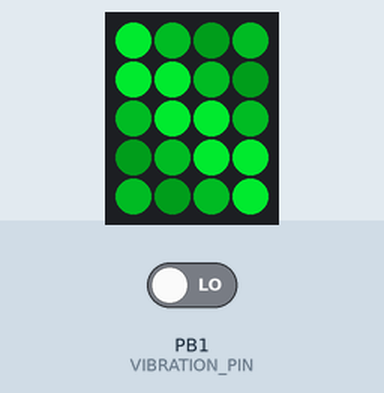
This sketch was run on a simulated ATtiny85, built with avr-gcc and run on an emulated ATtiny85. Shown: 4×5 RGB LED matrix (first LED top left, wired row by row). Inputs (shaded band) come from the test bench; at power-on: PB1 (VIBRATION_PIN) LOW. Dim RGB values are drawn brighter than linear; random numbers use the default seed unless the sketch sets one.

Above: at 0.38 s.
At 5.25 s:
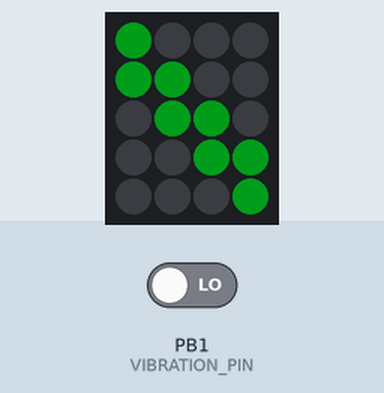
At 10.14 s:
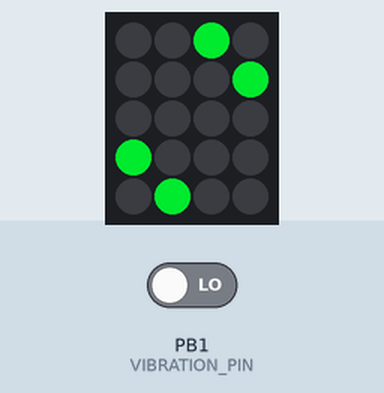
At 30.15 s:
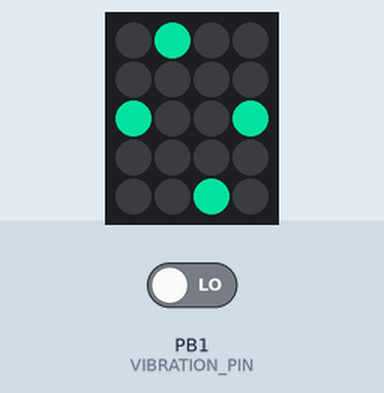
At 35.13 s:
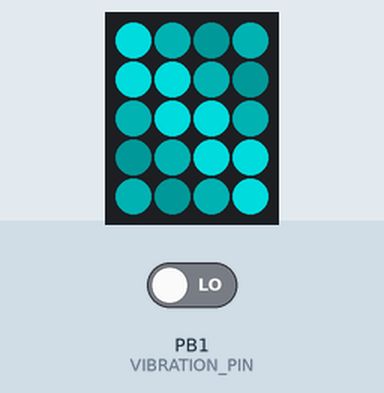
At 39.9 s:
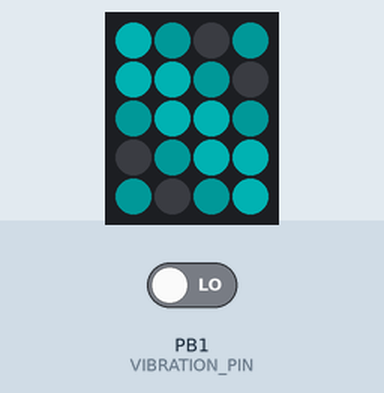

The sketch:

neo_zipper.ino
```cpp
// (licence header left out)
#include <Adafruit_NeoPixel.h>
#include "neo_zipper.h"
// ---------------- set up NeoPixels ---------------
// Parameter 1 = number of pixels in strip
// Parameter 2 = pin number (most are valid)
// Parameter 3 = pixel type flags, add together as needed:
//   NEO_KHZ800  800 KHz bitstream (most NeoPixel products w/WS2812 LEDs)
//   NEO_KHZ400  400 KHz (classic 'v1' (not v2) FLORA pixels, WS2811 drivers)
//   NEO_GRB     Pixels are wired for GRB bitstream (most NeoPixel products)
//   NEO_RGB     Pixels are wired for RGB bitstream (v1 FLORA pixels, not v2)

//Adafruit_NeoPixel pixels = Adafruit_NeoPixel(32, NEOPIXEL_PIN, NEO_GRB + NEO_KHZ800 );
Adafruit_NeoPixel pixels = Adafruit_NeoPixel(MAX_PIXELS , NEOPIXEL_PIN, NEO_GRB + NEO_KHZ800);

#define ANIM_DURATION 10000 // 8 seconds on each effect

// Global reusable variables so we don't allocate inside functions and loops
long rgb[3]; // generic RGB values - long so we can calculate and scale
uint8_t  i; // generic index
uint32_t this_color = 0; // temporary color "register" so we can reuse the RAM
uint8_t  ring_pos = 8; // position on the ring (usually just one eye)

uint8_t  mode   = 0, // Current animation effect
// "left" is closest to cpu
         leftOff = 7, // Position of spinny eyes
         rightOff = 2;
boolean auto_advance =  true;
uint8_t animation_pool[] {
  TEST_ROW_ANIM,
  CENTER_OUT_ANIM,
  SPARKS_ANIM,
 //BARBER_POLE_ANIM,
// FLASH_ANIM,
 //LARSON_SCANNER_ANIM,
// SOLID_ANIM,
// ARROW_LEFT_ANIM,
 //ARROW_RIGHT_ANIM,


};
// Color and animation stuff:
uint8_t current_animation = SPARKS_ANIM;
uint32_t animation_frame = 0;
uint32_t animation_color  = 0xFF0000; // Start red
uint32_t palette[2][FADE_LENGTH + 1]; // array of color for animations (fades)

boolean pixels_dirty =  true;
uint8_t color_wheel_position = 0;

uint8_t panel_coords2pixel[] {
  0,1,2,3,4,
  9,8,7,6,5,
  10,11,12,13,14,
  19,18,17,16,15
};

#ifdef BUTTON_PIN
// momentary switch:
uint8_t seen_button_up = 1; //1:button has been up, 0 waiting for up
uint8_t hardware_button_state = 0;
uint8_t prev_button_state = 0xFF;
boolean button_seen_up = false;
unsigned long button_state_start_time = 0;
#endif
#define bounce_window 12 //  milliseconds to count as stable


#define BUTTON_BOUNCE_TIME 30
uint32_t last_button_change = 0;
boolean current_button_state = false;

// vibration sensor shake trigger:
boolean shaking = false;
boolean new_shake = false;
uint32_t shaking_latch_release = 0;
#define SHAKING_LATCH_DURATION 1500

uint32_t rez_range = 256*3;
uint8_t testpos = 0;
uint32_t nextModeChange = 0;
int32_t hires_pos = 0, // 256x actual pos so we can fake floats
  inertia = 0,
  moment =0,
  spring_force = 0;


#define system_size 8*256
#define scale2pixel 256
#define friction  230 // 90% of 256 = 10% drag
#define spring_constant 92 // 36% of 256
#define denom 256 // binary fraction time!
#

void setup() {
  SetHWPins(); // set pin modes (needed for trinket)
#ifdef PRDBG
	Serial.begin(9600);
#endif
  //delay(200);
  dprintln("START");
  // set up neopixel ring:
  pixels.begin();
  pixels.setBrightness(200); // was 80


}

void loop() {
  unsigned long now = millis();

  if((now > nextModeChange) ) {      // Every 8 seconds... change modes
    mode++;                        // Next mode
    if(mode >= sizeof( animation_pool)) { mode = 0;} // End of available animations?
    if (auto_advance) {
      NextColor(); // advence to next color in wheel
    }
    nextModeChange = now + ANIM_DURATION;
    dprint("new mode: ");
    dprintln(mode);
    StartAnimation(animation_pool[mode]);
  }
    UpdateAnimation();
}

// Replace regular delay() with something that can run background process
void BackgroundDelay(unsigned long delay_milliseconds){
    unsigned long now = millis();
    while ((now + delay_milliseconds) > millis()){
      UpdateButtonState(); // updates all inputs
      /*
      if (GetShakeState()) {
        nextModeChange = now + ANIM_DURATION;
        StartAnimation(GOOGLY_ANIM);
      //  break;
      }
*/
      if (GetButtonState()){
        /*
        SolidPanel(0x2222FF, true);
        delay(130);
        SolidPanel(0, true);
        */
       auto_advance = false; // if use sets color, lock it in
        NextColor();
        StartAnimation(animation_pool[mode]);

      //  nextModeChange = now; // immediately jump to next mode
      //  break;
      }
    }
}
```

animations.ino
```cpp
// (licence header left out)
/**
 * Begin an animation by calling StartAnimation()
 * Update display by calling UpdateAnimation()
 *
 * Animation IDs are defined in neo_goggles.h
 *
 * @param uint8_t which_animation ID of the animation
 */
void StartAnimation(uint8_t which_animation){
  // globals:
  // animation_frame
  // current_animation
  // pixels_dirty
  current_animation = which_animation;
  animation_frame = 0;
  pixels_dirty = true;
  dprint("StartAnimation:")
  dprintln(which_animation);

  switch (which_animation){
    case SPARKS_ANIM:
    case CENTER_OUT_ANIM:
      ClearPanel(false);
    break;

    case SOLID_ANIM:

    SolidPanel(FadedColor(0,0), true);
  }
  if (SOLID_ANIM == which_animation){


  }
}

/**
 * Background update function to draw
 * next frame of current animation
 */
void UpdateAnimation(){
// globals
// current_animation
// animation_frame
// animation_color

uint16_t frame_duration = 200;
uint8_t delta = 0;
switch(current_animation) {


 case SPARKS_ANIM: // Random sparks - just one LED on at a time
 // ======================================================
  i = random(MAX_PIXELS);

  pixels.setPixelColor(i, pixels.Color(RandomSteppedColor(), RandomSteppedColor(), RandomSteppedColor() ));
  pixels.show();
  BackgroundDelay(10);
  pixels.setPixelColor(i, 0);
  frame_duration = 5;
  pixels_dirty =  true;
  break;


case CENTER_OUT_ANIM:
  ClearPanel(false);
  dprintln(animation_frame);

  if ( 5 == animation_frame){
    frame_duration = 2000;
  } else {
    frame_duration = 100;
    switch (animation_frame){
      case 0:
        DrawPanelRow(2,0,0);
      break;

      case 1:
        DrawPanelRow(2,0,1);
        DrawPanelRow(1,0,0);
        DrawPanelRow(3,0,0);
      break;

      case 2:
        DrawPanelRow(2,0,2);
        DrawPanelRow(1,0,1);
        DrawPanelRow(3,0,1);
        DrawPanelRow(0,0,0);
        DrawPanelRow(4,0,0);
      break;

      case 3:
        DrawPanelRow(1,0,2);
        DrawPanelRow(3,0,2);
        DrawPanelRow(0,0,1);
        DrawPanelRow(4,0,1);
      break;

      case 4:
        DrawPanelRow(0,0,2);
        DrawPanelRow(4,0,2);
      break;
    } // switch animation_frame
  } // if last frame
  if ((++animation_frame)>4) {
    animation_frame = 0;
  }
  pixels_dirty =  true;

break;

case TEST_ROW_ANIM:


  ClearPanel(false);
  uint8_t current_row = animation_frame; // 0 - 9
  if (current_row >= PANEL_HEIGHT){
    current_row = (PANEL_HEIGHT*2-2)-current_row;
  }
  DrawPanelRow(current_row,0,0);

  frame_duration = 40;
  if ((++animation_frame)>(PANEL_HEIGHT*2-2)) {animation_frame = 0;}
      pixels_dirty =  true;
break;

/*
  case FLASH_ANIM:
  // blinky
    this_color = animation_color;
    if (1 == animation_frame){ this_color = 0; }

      for(i=0; i<16; i++) { //count around the ring of pixels
        pixels.setPixelColor( i, this_color); // First eye
        pixels.setPixelColor(16 + i  , this_color); //
      }

    if ((++animation_frame)>1) {animation_frame = 0;}
    frame_duration = 1000;
    pixels_dirty =  true;
  break;

*/

/*
  case GOOGLY_ANIM:
 // googly
 // ======================================================

  inertia = ((inertia -  (hires_pos /3 )) * friction) /denom;
 // inertia = moment;
  hires_pos = hires_pos + inertia;
  if (hires_pos >= system_size){
    // FlashRing();
    hires_pos = -(hires_pos - system_size);
    inertia = -inertia;
  } else if (hires_pos < (-system_size)) {
   //  FlashRing();
    hires_pos = system_size + hires_pos;
    inertia = -inertia;
  }
  // + 8  to rotate 0 to bottom
 ring_pos = NormalizeRingPos(8+ (hires_pos / scale2pixel));

  ClearPanel(false);
  for(i=0; i<RING_SIZE; i++) {
    this_color = 0;
    delta = RingDistance(ring_pos, i);
    if(delta <2 ){
      //  pixels.setPixelColor(    NormalizeRingPos(i+leftOff )  , this_color); // First eye
      //  pixels.setPixelColor( 16 +NormalizeRingPos(i+rightOff) , this_color); // Second eye (not flipped)
    // replace ^
        DrawRingPixel(i  , 1 + delta * 2 , false, 1, false);
    }
  }
  frame_duration = 24;
  pixels_dirty =  true;

  // if inertia settles to low level goose it. --todo
  // randomly add an impulse:
  if (random(60) == 1){
   inertia = inertia + random(800);

  }


  break;

*/

/*
    case LARSON_SCANNER_ANIM: // larson scanner:
// ======================================================
// actually, just a spinner in this version
    for(i=0; i<16; i++) {
    this_color = 0; // turn off non-selected pixels
    if(testpos == i) {this_color = 0xFFFF00;} // 4 pixels on...
    pixels.setPixelColor(  NormalizeRingPos(i+leftOff), this_color); // First eye
    pixels.setPixelColor(16 + NormalizeRingPos(i+rightOff)  , this_color); // Second eye (flipped)
  }
  testpos++;
  if (testpos>15){testpos=0;}
  BackgroundDelay(60);
  pixels.show();

  break;
*/


//  SolidPanel(FadedColor(0, 3), false);


//  DrawRingPixel(animation_frame  , 1 , true, 8, false);
  /*
  * @param uint8_t position which pixel to light up
  * @param palette_index index of this color in the palette
  * @param boolean reflection true = mirror to other eye. False copy to other eye
  * @param multiple how many times to draw (recommended values: 1, 2, 4, 8)
  * @param boolean true = alternat color with secondary palette
  * */
/*
  for(i=0; i<MAX_PIXELS; i=i+1){ // light every other pixel
      if ((i%2) == (byte) animation_frame ){
    pixels.setPixelColor(i, animation_color);

  } else {
    pixels.setPixelColor(i, pixels.Color(0,40,0));

  }
  */
 /*
  if (++animation_frame > 1){ animation_frame = 0;}
  pixels_dirty = true;

  break;
*/

} // end the big switch
  BackgroundDelay(frame_duration);
  //BackgroundDelay
  if (pixels_dirty){
    pixels.show();
    pixels_dirty = false;
  }

}


/**
 * Light an LED at specified location
 *
 * @param uint8_t x position which pixel to light up
 * @param uint8_t y position which pixel to light up
 * @param which palette (0 or 1)
 * @param palette_index index of this color in the palette
 * @param boolean true = alternat color with secondary palette
 */

void DrawPanelPixel(
  uint8_t x,
  uint8_t y,
  uint8_t palette_select,
  uint8_t palette_index
//  uint8_t fade_amount
//  boolean alternate
){


  //  this_color = FadedColor((clone_count%2), palette_index); // gives us our 32-bit color
  this_color = FadedColor(palette_select, palette_index); // gives us our 32-bit color
  while(x>=PANEL_WIDTH){x = x - PANEL_WIDTH;}
  while(y>=PANEL_HEIGHT){y = y - PANEL_HEIGHT;}

  pixels.setPixelColor(  panel_coords2pixel[x*PANEL_HEIGHT + y] , this_color);

}


/**
 * Light horizontal row
 *
 * @param uint8_t y position which pixel to light up
 * @param which palette (0 or 1)
 * @param palette_index index of this color in the palette
 */
void DrawPanelRow(
  uint8_t y,
  uint8_t palette_select,
  uint8_t palette_index
){
  uint8_t horiz = 0;
  for(horiz=0; horiz<PANEL_WIDTH; horiz++){
    DrawPanelPixel(horiz,y,palette_select,palette_index);
  }
}


/**
 * Turn all LEDs off
 * @param boolean show true = display immediately. false = don't call show()
 */
void ClearPanel(boolean show){
    SolidPanel(0, show);
}

/**
 * Turn all the LEDs same color
 * @param uint32_t c packed 32-bit color for neoPixel library
 * @param boolean show true = display immediately. false = don't call show()
 */
void SolidPanel(uint32_t c, boolean show){
    int pixel_offset;
    for(pixel_offset=0; pixel_offset<MAX_PIXELS; pixel_offset++){
      pixels.setPixelColor(pixel_offset, c);
    }
    if (show){
      pixels.show();
    }
}

/**
 * Specify the animation color (in terms of color wheel index)
 * @param uint8_t new_color color wheen index (8 bit)
 */
void SetAnimationColor(uint8_t new_color){
// globals:
// animation_color

  dprint("SetAnimationColor: ");
  dprintln(new_color);
  animation_color =  NeoWheel(new_color);
  animation_color = new_color; // set the global single color
  CreateFadeValues(new_color); // set faded colors table

}
void NextColor(){
  // globals:
  // color_wheel_position
  color_wheel_position += COLOR_WHEEL_STEP;
  SetAnimationColor(color_wheel_position);
}


uint8_t ReflectVertical(uint8_t pos1){
}

 uint8_t RandomSteppedColor(){
   // return a non-continuous value for a color axis
   return random(4)*64;
 }

 /**
  * @param palette numer (0 primary, 1, secondary)
  * @param uint8_t offset into color table
  *
  * @return uint8_t color wheel index
  */
 uint32_t FadedColor(uint8_t  which_palette, uint8_t fade_amount){
   // globals:
   //palette -- array of colors
   return palette[which_palette][fade_amount];
 }

/**
 * initialize the color palette for fade effects
 * @param uint8_t wheel_index color wheel index of starting color
 */
 void CreateFadeValues(uint8_t wheel_index){
  // globals:
  //palette -- array of colors
  uint32_t calc_color;
  uint8_t rgb[3];
  uint8_t channel;
  int channel_value;
  uint8_t palette_index = 0;

  dprint("CreateFadeValues wheel index: ");
  dprintln(wheel_index);

// make 2 palettes:
  while (palette_index < 2){
  calc_color = NeoWheel(wheel_index); // convert index to actual 32-bit color
  // split up original color into channels
  rgb[0] = (uint8_t)(calc_color >> 0);
  rgb[1] = (uint8_t)(calc_color >> 8);
  rgb[2] = (uint8_t)(calc_color >> 16);

  // fill in palette with faded values:
    for(i=0; i<FADE_LENGTH; i++){
      palette[palette_index][i] = pixels.Color(rgb[0], rgb[1], rgb[2]); // base color on current split-up color channels
      // now fade it for next slot in array:
      for(channel=0; channel<3; channel++){ // step through RGB channels
        channel_value = rgb[channel]; // copy it to an int for bigger math
        rgb[channel] = (channel_value * 40) /  100;
      }
    }
    palette_index++;
    wheel_index = wheel_index - 40; // 30 works for sure
  }
}

uint32_t NeoWheel(byte WheelPos) {
/* (From Adafruit sample code)
  Globals:
    pixels Adafruit Neopixel object

  Inputs:
    WheelPos (byte) Position on the color wheel (0 - 255)
    The colours are a transition r - g - b - back to r

  Outputs:
    packed color value as used in Adafruit libraries
*/

/*
  if(WheelPos < 85) {
   return pixels.Color(WheelPos * 3, 255 - WheelPos * 3, 0);
  } else if(WheelPos < 170) {
   WheelPos -= 85;
   return pixels.Color(255 - WheelPos * 3, 0, WheelPos * 3);
  } else {
   WheelPos -= 170;
   return pixels.Color(0, WheelPos * 3, 255 - WheelPos * 3);
  }
  */
  uint8_t red = 0;
  uint8_t green = 0;
  uint8_t blue = 0;
  if(WheelPos < 85) {
  //  return pixels.Color(WheelPos * 3, 255 - WheelPos * 3, 0);
    red = WheelPos * 3;
    green = 255 - WheelPos;

  } else if(WheelPos < 170) {
    WheelPos -= 85;
    //  return pixels.Color(255 - WheelPos * 3, 0, WheelPos * 3);
    red = 255 - WheelPos * 3;
    blue = WheelPos * 3;

  } else {
    WheelPos -= 170;
    // return pixels.Color(0, WheelPos * 3, 255 - WheelPos * 3);
    green = WheelPos * 3;
    blue = 255 - WheelPos * 3;
  }
  return pixels.Color(red, green, blue);
}
```

neo_zipper.h
```cpp
// (licence header left out)
// code compile-time options:

// if true, compile in the flame effect:
#define USE_FLAME false

// How far to step around the color wheel when we change colors:
#define COLOR_WHEEL_STEP 16

// Describe the hardware:
// height is how many pixels in a strip
// width is how many strips
// we assume strips are connecter zip-zag (snake) style
#define PANEL_HEIGHT 5
#define PANEL_WIDTH 4
#define MAX_PIXELS PANEL_HEIGHT*PANEL_WIDTH
// Data pin for NeoPixels:
#define NEOPIXEL_PIN 0


// Input pins vibration sensor
#define VIBRATION_PIN 1


//

// NeoPixel Ring Animations:
#define SPARKS_ANIM 0
#define BARBER_POLE_ANIM 1
#define FLASH_ANIM 2
#define LARSON_SCANNER_ANIM 3
#define SOLID_ANIM 4
#define ARROW_LEFT_ANIM 5
#define ARROW_RIGHT_ANIM 6
#define CENTER_OUT_ANIM 7
#define TEST_ROW_ANIM 8


// other animation Constants:
#define FADE_LENGTH 5

// #define PRDBG
// macros:
// create Serial.print macros:
#ifdef PRDBG
#define dprint(ccc) Serial.print(ccc);
#define dprintln(ccc) Serial.println(ccc);
#else
#define dprint(ccc) ""
#define dprintln(ccc) ""
#endif
```

Source omitted: inputs.ino (3467 bytes)
